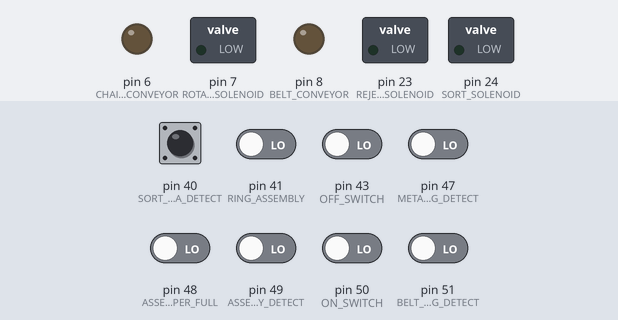
This program was run on a simulated Arduino Mega 2560, built with avr-gcc and run on an emulated ATmega2560. On the bench: switched loads named in the program (green lamp = pin HIGH), output pins drawn as LEDs (lit = HIGH). The test bench sets the inputs (shaded band); at power-on: pin 40 (SORT_AREA_DETECT), pin 41 (RING_ASSEMBLY), pin 43 (OFF_SWITCH), pin 47 (METAL_PEG_DETECT), pin 48 (ASSEMBLY_HOPPER_FULL), pin 49 (ASSEMBLY_DETECT), pin 50 (ON_SWITCH), pin 51 (BELT_PEG_DETECT) LOW.

Above: at 1.2 s.
1.3 s: pin 43 (OFF_SWITCH) driven HIGH and pin 50 (ON_SWITCH) driven HIGH
At 1.9 s:
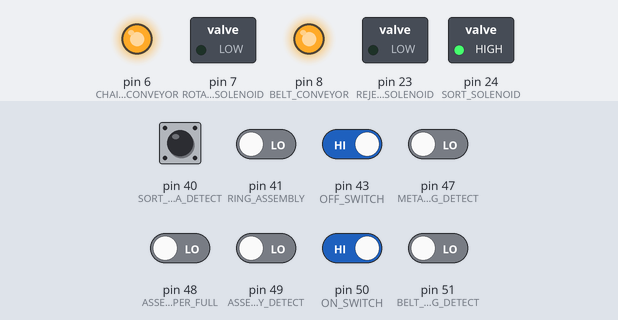
2.8 s: pin 40 (SORT_AREA_DETECT) pulsed HIGH 2 times (0.12 s each, 0.3 s apart)
At 5.2 s:
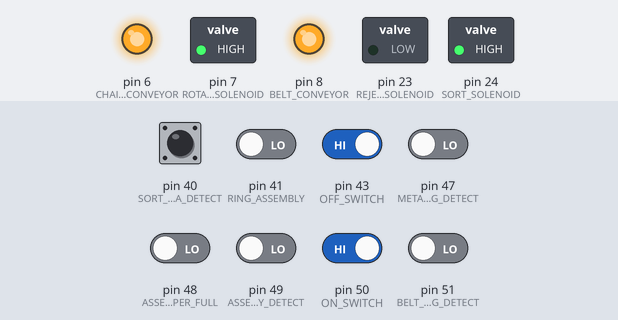
Timing chart, 0 to 6.7 s (numbered marks = the images above; inputs shaded):
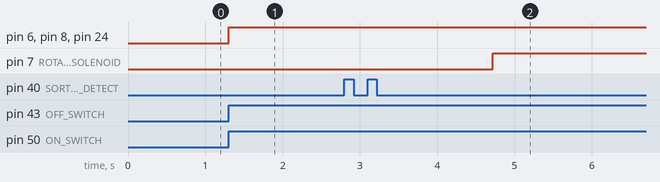

The program:

main.cpp
```cpp
#include <Arduino.h>

// SORTING
const int METAL_PEG_DETECT = 47; // 0 = No metal, 1 = metal
const int SORT_AREA_DETECT = 40; // 0 = Empty, 1 = Object Detected
const int SORT_SOLENOID_RETURN = 44; // 0 = Eject, 1 = Extract
// HOOPER DETECT
const int ASSEMBLY_HOPPER_FULL = 48; // 0 = Detect object, 1 = No object detected
// ASSEMBLY DETECT POINT
const int RING_ASSEMBLY = 41; // 0 = Assembled, 1 = Else
const int ASSEMBLY_DETECT = 49; // 0 = Nothing, 1 = Detect object
const int BELT_PEG_DETECT = 51; // 1 = Nothing, 0 = Detect object
// LATCH SWITCH
const int ON_SWITCH = 50; // 0 = Not push, 1 = Push
const int OFF_SWITCH = 43; // 0 = Push, 1 = Not Push
// REJECT POINT
const int REJECT_AREA_DETECT = 42; // 0 = Nothing, 1 = Object Detected
const int REJECT_SOLENOID_RETURN = 52; // 0 = Eject, 1 = Extract
// BELT
const int CHAIN_CONVEYOR = 6;
const int BELT_CONVEYOR = 8;
// SORTING
const int SORT_SOLENOID = 24;
// HOOPER REJECT
const int ROTARY_SOLENOID = 7;
// NON-ASSEMBLY REJECT
const int REJECT_SOLENOID = 23;

// ROBOT ARM SIGNAL
const int robot_arm_signal = 24;

// Variable
int ON_STATE;
int OFF_STATE;
int flag = 0;
int metal_state = 0;
int plastic_count = 0;
const int max_plastic = 5;
int metal_check;
int plastic_check;
int assembly_check;
int previous_assembly_check = 0;
int assembly_flag = -1;
int current_metal_check;
int current_plastic_check;

// Timer reset interval variable
const int sort_solenoid_reset = 300;
const int assembly_hopper_load = 1200;
const int hopper_release_reset = 400;
const int assembly_state_timeout = 1000;
const int reject_solenoid_reset = 300;

// Assembly status array
const int array_size = 10;
int status_array[array_size]; // initialize array to empty

void setup() {
  Serial.begin(9600);
  pinMode(METAL_PEG_DETECT, INPUT);
  pinMode(SORT_AREA_DETECT, INPUT);
  pinMode(ASSEMBLY_HOPPER_FULL, INPUT);
  pinMode(RING_ASSEMBLY, INPUT);
  pinMode(ASSEMBLY_DETECT, INPUT);
  pinMode(BELT_PEG_DETECT, INPUT);
  pinMode(ON_SWITCH, INPUT);
  pinMode(OFF_SWITCH, INPUT);
  pinMode(REJECT_AREA_DETECT, INPUT);
  pinMode(SORT_SOLENOID_RETURN, INPUT);
  pinMode(REJECT_SOLENOID_RETURN, INPUT);

  pinMode(CHAIN_CONVEYOR, OUTPUT);
  pinMode(BELT_CONVEYOR, OUTPUT);
  pinMode(SORT_SOLENOID, OUTPUT);
  pinMode(ROTARY_SOLENOID, OUTPUT);
  pinMode(REJECT_SOLENOID, OUTPUT);
  pinMode(robot_arm_signal, OUTPUT);

  // Initialize status_array to -1
  for (int i = 0; i < array_size; i++){
    status_array[i] = -1;
  }
}

// Timer function for plastic in hopper channel
int timer(unsigned long previous_millis, unsigned long output_type) {
  unsigned long currentMillis = millis();

  if (currentMillis - previous_millis >= output_type) {
    // Reset timer to 0 after reaching the interval
    previous_millis = currentMillis;
    return 0;
  }
  return 1;
}

// Switch function
int latch_switch() {
  int ON_STATE = digitalRead(ON_SWITCH);
  int OFF_STATE = digitalRead(OFF_SWITCH);

  if (ON_STATE == HIGH && OFF_STATE == HIGH){
    digitalWrite(robot_arm_signal, HIGH);
    return flag = 1;
  } else if (ON_STATE == LOW && OFF_STATE == LOW) {
    digitalWrite(robot_arm_signal, LOW);
    return flag = 0;
  } else {
    return flag = flag;
  }
}

// On or Off conveyor
void conveyor(){
  digitalWrite(CHAIN_CONVEYOR, flag);
  digitalWrite(BELT_CONVEYOR, flag);
}

// Sort metal and plastic
void metal_detect() {
  // Activation time for sort_solenoid
  static unsigned long metal_time = 0;
  static bool sort_solenoid_active = false;

  // Update metal_state if metal is detected
  if (digitalRead(METAL_PEG_DETECT) == HIGH) {
    metal_state = 1;
  }

  // Activate solenoid when metal_state is 0, sort detect is 1, and plastic count is within limit
  if (metal_state == 0 && digitalRead(SORT_AREA_DETECT) == HIGH && plastic_count <= max_plastic) {
    analogWrite(SORT_SOLENOID, 160);
    metal_time = millis();
    sort_solenoid_active = true;
  }

  // Check if the solenoid is on and turn it off after the reset interval has passed
  if (sort_solenoid_active) {
    if (millis() - metal_time >= sort_solenoid_reset) {
      analogWrite(SORT_SOLENOID, 0);
      plastic_count += 1;
      sort_solenoid_active = false;
    }
  }

  // Reset metal_state when the sort area is clear
  if (digitalRead(SORT_AREA_DETECT) == LOW) {
    metal_state = 0;
  }
}

// Release plastic to hopper
void hopper_release() {
  static unsigned long rotary_solenoid_time = 0; // Activation time for rotary_solenoid
  static unsigned long hopper_channel_time = 0;  // Time for plastic in hopper channel
  static bool rotary_solenoid_active = false;
  static bool hopper_timer = false;

  // Check if the sort solenoid was recently activated and start the delay timer
  if (!hopper_timer) {
    hopper_channel_time = millis();
    hopper_timer = true;
  }

  // After 1 second, activate the rotary solenoid if the assembly hopper is not full
  if (hopper_timer && timer(hopper_channel_time, assembly_hopper_load) == 0) {
    if (digitalRead(ASSEMBLY_HOPPER_FULL) == LOW) {
      digitalWrite(ROTARY_SOLENOID, HIGH);
      rotary_solenoid_time = millis();
      rotary_solenoid_active = true;
    }
  }

  // Turn off the rotary solenoid after the release reset interval
  if (rotary_solenoid_active && (millis() - rotary_solenoid_time >= hopper_release_reset)) {
    digitalWrite(ROTARY_SOLENOID, LOW);
    rotary_solenoid_active = false;
    plastic_count = max(0, plastic_count - 1);  // Reduce plastic count
    hopper_timer = false;
  }
}

// Add assembly_status to array
void add_status_array(int status){
  for (int i = array_size -1; i>0; i--){
    status_array[i] = status_array[i-1];
  }
  status_array[0] = status;
}

// Check assembly
void assembly_screen() {
  static unsigned long assembly_start_time = 0;
  static bool assembly_timer_active = false;

  current_metal_check = digitalRead(BELT_PEG_DETECT);
  current_plastic_check = digitalRead(RING_ASSEMBLY);
  assembly_check = digitalRead(ASSEMBLY_DETECT);

  // Start the 1-second timer if assembly_flag is -1 and no timer is active
  if (assembly_flag == -1 && !assembly_timer_active) {
    metal_check = current_metal_check;
    plastic_check = current_plastic_check;
    assembly_start_time = millis();
    assembly_timer_active = true; // Timer start
  }
  // Check if the 1-second timer has elapsed
  if (assembly_timer_active) {
    if (millis() - assembly_start_time >= assembly_state_timeout) {
      // Timeout, reset timer
      assembly_timer_active = false;
    }
    else {
      // Perfect assembly
      if (current_metal_check == 1 && current_plastic_check == 0) {
        assembly_flag = 1;
        assembly_timer_active = false; // Stop the timer
      }
      // Only metal
      else if (current_metal_check == 1 && current_plastic_check == plastic_check) {
        assembly_flag = 0;
        assembly_timer_active = false; // Stop the timer
      }
      // Only plastic
      else if (previous_assembly_check == 1 && assembly_check == 0 && assembly_flag == -1){
        assembly_flag = 2;
        assembly_timer_active = false;
      }
    }
  }
  // Add flag to array if prev check is 1 and current check is 1
  if (previous_assembly_check == 1 && assembly_check == 0){
    add_status_array(assembly_flag);
    assembly_flag = -1;
  }
  // Update prev assembly check
  previous_assembly_check = assembly_check;
}

// Reject metal or plastic
void reject_object(){
  static unsigned long current_solenoid_time = 0;
  static bool reject_area_flag = false;
  static bool reject_solenoid_active = false;
  int last_valid_index = -1;

  // Check for last element in array (not -1)
  for (int i = array_size -1; i>=0; i--){
    if (status_array[i] != -1){
      last_valid_index = i;
      break;
    }
  }

  // Reject if assembly_status is 0 or 2
  if (last_valid_index != -1){
    if (digitalRead(REJECT_AREA_DETECT) == HIGH){
      // Imperfect assembly
      if (status_array[last_valid_index] == 0 || status_array[last_valid_index] == 2){
        analogWrite(REJECT_SOLENOID, 220);
        current_solenoid_time = millis();
        reject_area_flag = true; // Raise flag, indicating assembly passing through reject area
        reject_solenoid_active = true;
      }
      // Perfect assembly
      else if (status_array[last_valid_index] == 1){
        reject_area_flag = true; // Raise flag, indicating assembly passing through reject area
      }
    }
    // Reset the last non -1 assembly_flag in array to -1 after the object leave the detection zone
    else if(digitalRead(REJECT_AREA_DETECT) == LOW && reject_area_flag){
      status_array[last_valid_index] = -1;
      reject_area_flag = false;
    }
  }

  // Reset solenoid if it is triggered
  if (reject_solenoid_active && (millis() - current_solenoid_time >= reject_solenoid_reset)){
    analogWrite(REJECT_SOLENOID, 0);
    reject_solenoid_active = false;
  }
}

void reset(){
  // Variable
  metal_state = 0;
  plastic_count = 0;
  previous_assembly_check = 0;
  assembly_flag = -1;

  // Array
  for (int i = 0; i < array_size; i++){
    status_array[i] = -1;
  }
}

void loop() {
  while (latch_switch()) {
    conveyor();
    metal_detect();
    if (plastic_count > 0){
      hopper_release();
    }
    assembly_screen();
    reject_object();
  }
  conveyor();
  reset();
}
```

Measured:
- after the input at 1.3 s, pin 6 (CHAIN_CONVEYOR), pin 8 (BELT_CONVEYOR), pin 24 (SORT_SOLENOID): LOW → HIGH at once
- after the input at 2.8 s, pin 7 (ROTARY_SOLENOID): LOW → HIGH after 1.9 s
